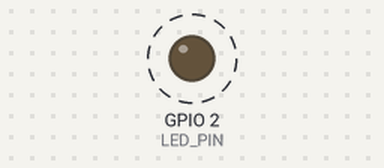
Recording of a sketch running on a simulated ESP32. Shown: output pins drawn as LEDs (lit = HIGH). Dashed ring = blinking. What the sketch prints to the serial monitor is not drawn.

Above: at 1.2 s.
Timing chart, 0 to 3.6 s (numbered marks = the images above):
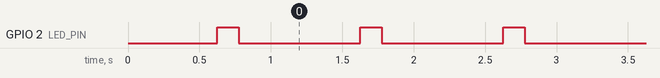

The sketch:

airos_bringup.ino
```cpp
/* ─────────────────────────────────────────────────────────────────────────
   AIROS — ESP32 bring-up / step 0
   Board verification before any peripheral is wired.

   This is deliberately more than a blink. It proves four separate things,
   so that when something fails later you know which layer broke:

     1. UPLOAD works            — the sketch is running at all
     2. USB SERIAL works        — you can read output (needed for all
                                  future debugging; without this you are
                                  blind for the rest of the project)
     3. GPIO OUTPUT works       — the LED toggles
     4. TIMING is accurate      — measured loop period vs the 1000 ms it
                                  was asked for. AIROS is a scheduler; if
                                  the clock lies, nothing above it is
                                  trustworthy. This is the number that
                                  actually matters going forward.

   Expected serial output at 115200 baud:

     === AIROS ESP32 bring-up ===
     Chip model    : ESP32-D0WD-V3 rev 3
     CPU cores     : 2
     ...
     beat 1  | uptime 1002 ms | period 1001 ms | drift +1 ms
   ───────────────────────────────────────────────────────────────────── */

/* Onboard LED. GPIO 2 on DOIT DEVKIT V1 and most 30-pin clones.
   If nothing blinks but serial works, your board either has no onboard
   LED or wires it elsewhere — try 5, or 22. The serial output below is
   the real proof of life, so a dark LED is not a failure. */
#define LED_PIN 2

/* How long each cycle should take, in milliseconds. */
#define CYCLE_MS 1000
#define ON_MS     150

static uint32_t beat      = 0;
static uint32_t last_edge = 0;

void setup() {
    Serial.begin(115200);
    delay(600);                    /* let USB CDC / the adapter settle */

    pinMode(LED_PIN, OUTPUT);
    digitalWrite(LED_PIN, LOW);

    Serial.println();
    Serial.println(F("=== AIROS ESP32 bring-up ==="));
    Serial.printf("Chip model    : %s rev %d\n",
                  ESP.getChipModel(), ESP.getChipRevision());
    Serial.printf("CPU cores     : %d\n",   ESP.getChipCores());
    Serial.printf("CPU frequency : %u MHz\n", (unsigned)getCpuFrequencyMhz());
    Serial.printf("Flash size    : %u bytes\n", (unsigned)ESP.getFlashChipSize());
    Serial.printf("Free heap     : %u bytes\n", (unsigned)ESP.getFreeHeap());
    Serial.printf("SDK version   : %s\n",   ESP.getSdkVersion());

    uint64_t mac = ESP.getEfuseMac();
    Serial.printf("MAC (efuse)   : %04X%08X\n",
                  (uint16_t)(mac >> 32), (uint32_t)mac);

    Serial.println();
    Serial.println(F("If you can read this line, upload AND serial both work."));
    Serial.printf("LED on GPIO %d should blink once per second.\n", LED_PIN);
    Serial.println(F("Watch the drift column: it should stay within a few ms."));
    Serial.println();

    last_edge = millis();
}

void loop() {
    uint32_t cycle_start = millis();

    digitalWrite(LED_PIN, HIGH);
    delay(ON_MS);
    digitalWrite(LED_PIN, LOW);
    delay(CYCLE_MS - ON_MS);

    uint32_t now    = millis();
    uint32_t period = now - last_edge;
    last_edge       = now;
    beat++;

    /* Signed drift against the requested period. On a healthy ESP32 this
       sits within a couple of milliseconds. Consistent large drift would
       mean the tick source cannot be trusted for real-time scheduling. */
    int32_t drift = (int32_t)period - (int32_t)CYCLE_MS;

    Serial.printf("beat %-4u | uptime %7u ms | period %4u ms | drift %+d ms\n",
                  (unsigned)beat, (unsigned)now, (unsigned)period, (int)drift);

    (void)cycle_start;
}
```

Measured:
- by itself, GPIO 2 (LED_PIN): alternates HIGH for 0.15 s and LOW for 0.85 s
